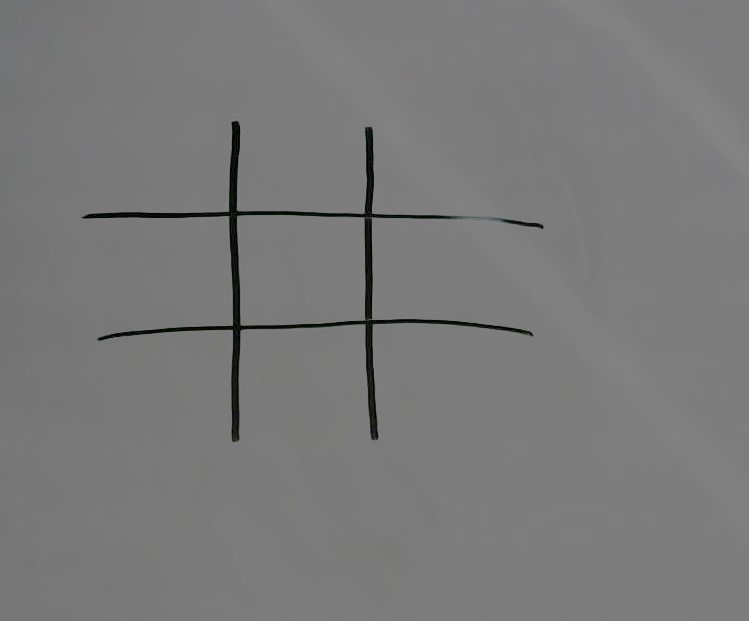
#> input picture images/board1-crop.jpg, 749 x 621 px, given in place of the camera
$ python coords.py
#> lines starting #> are read from the running program, lines starting #| are printed output that depends on the picture; after the words box and inside, x2 and y2 are one past the last pixel; in counts of white or black regions, pixels touching at a corner belong together
import cv2
import numpy as np
import matplotlib.pyplot as plt
import platform
import grid

'''
Images:
  - full-clean-board.png  : default stock image of board (no tilt)
  - tilted-board.png      : slightly tilted stock image of board
  - board1-crop.jpg       : real image from camera with reflection (cropped to remove tags)
'''

# frame = cv2.imread('images/board1-crop.jpg')
# shapeframe = frame.copy()

if platform.system() == 'Windows':
    cap = cv2.VideoCapture(1, cv2.CAP_DSHOW)
else:
    cap = cv2.VideoCapture(0)


def canny_edge_detection(frame):
  # Convert the frame to grayscale for edge detection
  gray = cv2.cvtColor(frame, cv2.COLOR_BGR2GRAY)
  # Apply Gaussian blur to reduce noise and smoothen edges
  blurred = cv2.GaussianBlur(src=gray, ksize=(5, 5), sigmaX=0.5)

  # Perform Canny edge detection
  edges = cv2.Canny(blurred, 70, 135)

  # # Turn into thresholded binary
  ret, thresh = cv2.threshold(blurred,110,255, 0)

  # #find and draw contours. RETR_EXTERNAL retrieves only the extreme outer contours
  board, hierarchy = cv2.findContours(thresh, cv2.RETR_EXTERNAL, cv2.CHAIN_APPROX_SIMPLE)
  contours, hierarchy = cv2.findContours(thresh, cv2.RETR_TREE, cv2.CHAIN_APPROX_SIMPLE)

  # Draw outer contours (corners of the board)
  # cntrs = blurred.copy()
  cv2.drawContours(shapeframe, board, -1, (0,255,0), 3)
  cv2.drawContours(shapeframe, contours, -1, (255,0,0), 3)

  return edges, contours


def printEdges(x, y, points):
  plt.scatter(x, y)
  for p in points:
    plt.scatter(p[0], p[1], marker='x', color='red')
  plt.show()

def findSquares(contours):
  rects = []
  for contour in contours:
    epsilon = 0.04 * cv2.arcLength(contour, True)
    approx = cv2.approxPolyDP(contour, epsilon, True)
    vertices = len(approx)
    if vertices == 4:
      (x, y, w, h) = cv2.boundingRect(approx)
      rects.append([x, y, w, h])
  # print(rects)
  return rects # returns board rectangle, ceneter rectangle (use rects[1])

def findGrid(board, center):
  # board: 4 element array, x, y (of bottom left corner of board), width, height
  # center: 4 element array, x, y, width, height
  # returns 3x3 array

  x = board[1]
  y = board[0]
  b1 = [x, y, center[1] - x, center[0] - y]
  x += b1[2]
  b2 = [x, y, center[3], center[0] - y]
  x += b2[2]
  b3 = [x, y, board[1] + board[3] - x, center[0] - y]

  x = board[1]
  y = center[0]
  m1 = [x, y, center[1] - x, center[2]]
  x += m1[2]
  m2 = [center[1], center[0], center[3], center[2]]
  x += m2[2]
  m3 = [x, y, board[1] + board[3] - x, center[2]]

  x = board[1]
  y += center[2]
  t1 = [x, y, center[1] - x, board[0] + board[2] - y]
  x += t1[2]
  t2 = [x, y, center[3], board[0] + board[2] - y]
  x += t2[2]
  t3 = [x, y, board[1] + board[3] - x, board[0] + board[2] - y]

  grid = [[t1, t2, t3],
          [m1, m2, m3],
          [b1, b2, b3]]
  corners = [
    [[], [], []],
    [[], [], []],
    [[], [], []],
  ]
  for i, r in enumerate(grid):
    for j, sq in enumerate(r):
      corners[i][j] = [(sq[0], sq[1]), (sq[0] + sq[2], sq[1] + sq[3])]
  return grid, corners


def drawGrid(frame, grid):
  for i in range(len(grid)):
    for j, tile in enumerate(grid[i]):
      cv2.rectangle(frame, [tile[1], tile[0]], [tile[1] + tile[3], tile[0] + tile[2]], color=(0,0,255), thickness=3)


while True:
  # Perform Canny edge detection on the frame
  ret, frame = cap.read()
#> frame is the input picture: shape (621, 749, 3); mean B, G, R 121.6, 121.7, 121.6
  shapeframe = frame.copy()
  edges, contours = canny_edge_detection(frame)
#> in canny_edge_detection, `edges = cv2.Canny(blurred, 70, 135)`:
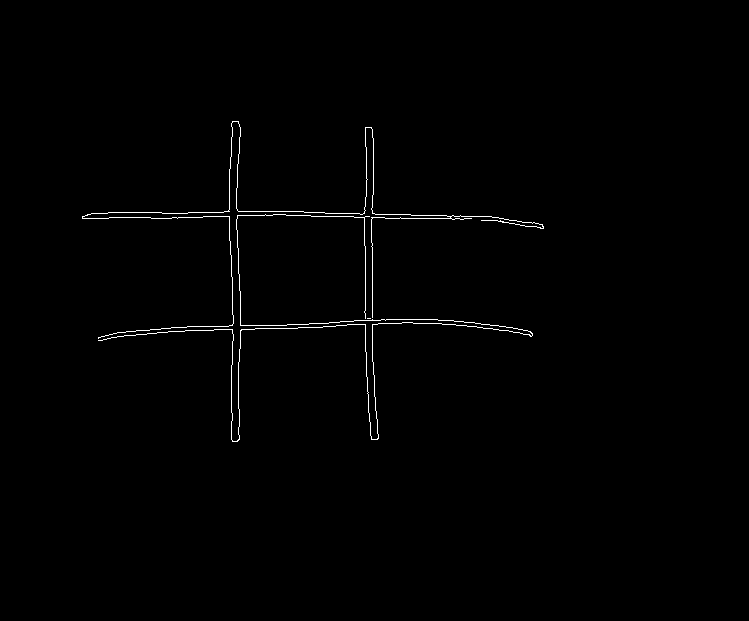
#> edges: shape (621, 749); 0.65% white in thin lines or dots, all inside (x1, y1, x2, y2) = (82, 121, 544, 442)
#> in canny_edge_detection, `ret, thresh = cv2.threshold(blurred,110,255, 0)`:
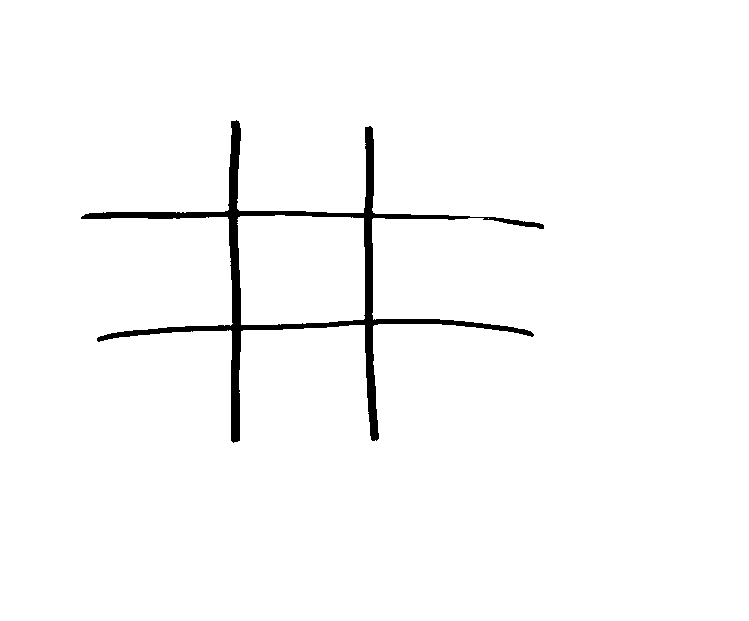
#> thresh: shape (621, 749); 97.9% white; 1 black region
#> in canny_edge_detection, `board, hierarchy = cv2.findContours(thresh, cv2.RETR_EXTERNAL, cv2.CHA..`: board = [[[0, 0], [0, 620], [748, 620], [748, 0]]]
#> in canny_edge_detection, `contours, hierarchy = cv2.findContours(thresh, cv2.RETR_TREE, cv2.CHAI..`: contours = 4 contours, 1 with area under 20; largest, box (x1, y1, x2, y2) and area: (0, 0, 749, 621) 463760, (80, 119, 545, 444) 24295, (237, 215, 365, 325) 13138
#> in canny_edge_detection, `cv2.drawContours(shapeframe, contours, -1, (255,0,0), 3)`:
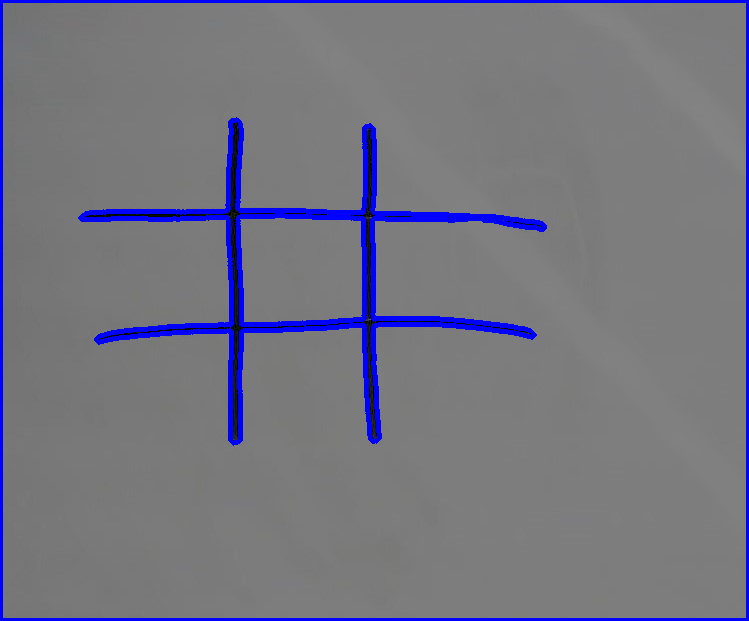
#> shapeframe: shape (621, 749, 3); mean B, G, R 129.1, 116.5, 116.5

  # [12 lines of commented-out code are left out]

  if cv2.waitKey(1) & 0xFF == ord('q'):
    # w, h, p = boardStats(board[0])
    ##printEdges(x_coords, y_coords, points=[])
    # print('Image top left:', (0, frame.shape[1]))

#> (key q is pressed here)
    board, c = findSquares(contours)
#> the loop in findSquares, `for contour in contours:` made 4 passes
#> (epsilon, approx, vertices, x, y, w, h) on passes 1, 4: (109.4, [[0, 0], [0, 620], [748, 620], [748, 0]], 4, 0, 0, 749, 621), (18.68, [[238, 217], [241, 324], [364, 318], [363, 218]], 4, 238, 217, 127, 108)
#> (epsilon, vertices) on pass 2: (104.5, 8)
#> after the loop in findSquares, `for contour in contours:`: rects = [[0, 0, 749, 621], [238, 217, 127, 108]]
#> board = [0, 0, 749, 621]; c = [238, 217, 127, 108]
    print(board, c)
#| [0, 0, 749, 621] [238, 217, 127, 108]
    grid, corners = findGrid(board, c)
#> in findGrid, `x = board[1]`: x = 0
#> in findGrid, `b1 = [x, y, center[1] - x, center[0] - y]`: b1 = [0, 0, 217, 238]
#> in findGrid, `x += b1[2]`: x = 217
#> in findGrid, `b2 = [x, y, center[3], center[0] - y]`: b2 = [217, 0, 108, 238]
#> in findGrid, `x += b2[2]`: x = 325
#> in findGrid, `b3 = [x, y, board[1] + board[3] - x, center[0] - y]`: b3 = [325, 0, 296, 238]
#> in findGrid, `x = board[1]`: x = 0
#> in findGrid, `y = center[0]`: y = 238
#> in findGrid, `m1 = [x, y, center[1] - x, center[2]]`: m1 = [0, 238, 217, 127]
#> in findGrid, `x += m1[2]`: x = 217
#> in findGrid, `m2 = [center[1], center[0], center[3], center[2]]`: m2 = [217, 238, 108, 127]
#> in findGrid, `x += m2[2]`: x = 325
#> in findGrid, `m3 = [x, y, board[1] + board[3] - x, center[2]]`: m3 = [325, 238, 296, 127]
#> in findGrid, `x = board[1]`: x = 0
#> in findGrid, `y += center[2]`: y = 365
#> in findGrid, `t1 = [x, y, center[1] - x, board[0] + board[2] - y]`: t1 = [0, 365, 217, 384]
#> in findGrid, `x += t1[2]`: x = 217
#> in findGrid, `t2 = [x, y, center[3], board[0] + board[2] - y]`: t2 = [217, 365, 108, 384]
#> in findGrid, `x += t2[2]`: x = 325
#> in findGrid, `t3 = [x, y, board[1] + board[3] - x, board[0] + board[2] - y]`: t3 = [325, 365, 296, 384]
#> in findGrid, `grid = [[t1, t2, t3], [m1, m2, m3], [b1, b2, b3]]`: grid = [[[0, 365, 217, 384], [217, 365, 108, 384], [325, 365, 296, 384]], [[0, 238, 217, 127], [217, 238, 108, 127], [325, 238, 296, 127]], [[0, 0, 217, 238], [217, 0, 108, 238], [325, 0, 296, 238]]]
#> the loop in findGrid, `for i, r in enumerate(grid):` made 3 passes
#> r on pass 3: [[0, 0, 217, 238], [217, 0, 108, 238], [325, 0, 296, 238]]
#> after the loop in findGrid, `for i, r in enumerate(grid):`: corners = 3 items
#> corners = 3 items
    print(grid)
#| [[[0, 365, 217, 384], [217, 365, 108, 384], [325, 365, 296, 384]], [[0, 238, 217, 127], [217, 238, 108, 127], [325, 238, 296, 127]], [[0, 0, 217, 238], [217, 0, 108, 238], [325, 0, 296, 238]]]
    print(corners)
#> (printed output is left out)
    cv2.destroyAllWindows()
    break
cap.release()
